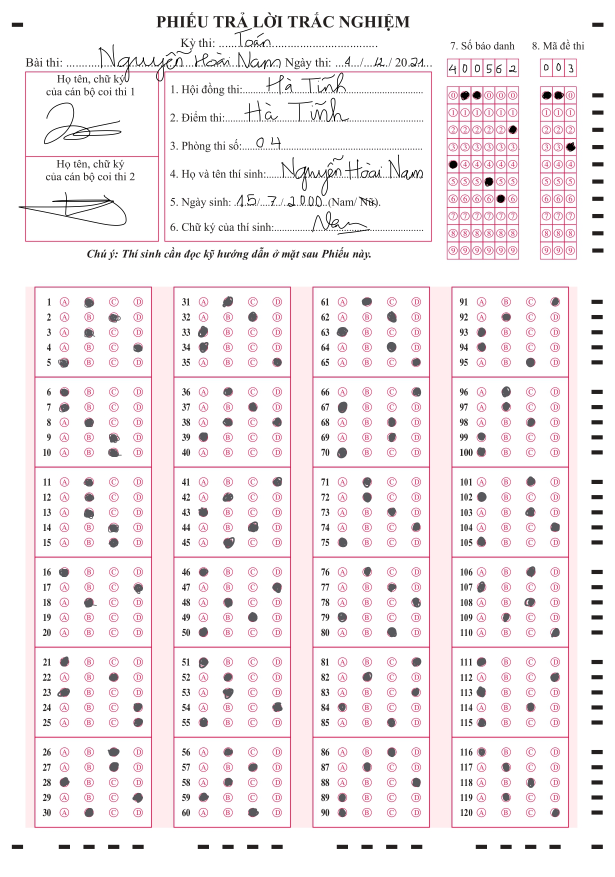
#> input picture dataset/a1.jpg, 1229 x 1754 px (shown at 1/2 size)
$ python -i crop_image.py   (imports and definitions only)
#> lines starting #> are read from the running program, lines starting #| are printed output that depends on the picture; after the words box and inside, x2 and y2 are one past the last pixel; in counts of white or black regions, pixels touching at a corner belong together
#> further down, picture is the input picture: shape (1754, 1229, 3); mean B, G, R 239.3, 236.7, 244.4

import cv2
import numpy as np
import matplotlib.pyplot as plt
import imutils
import cv2
from math import ceil

class crop_image:
    def get_x_ver1(self,s):
        s = cv2.boundingRect(s)
        return s[0] * s[1]
    def pre_processing_input(self,img):
        img = cv2.resize(img,(1056,1500))
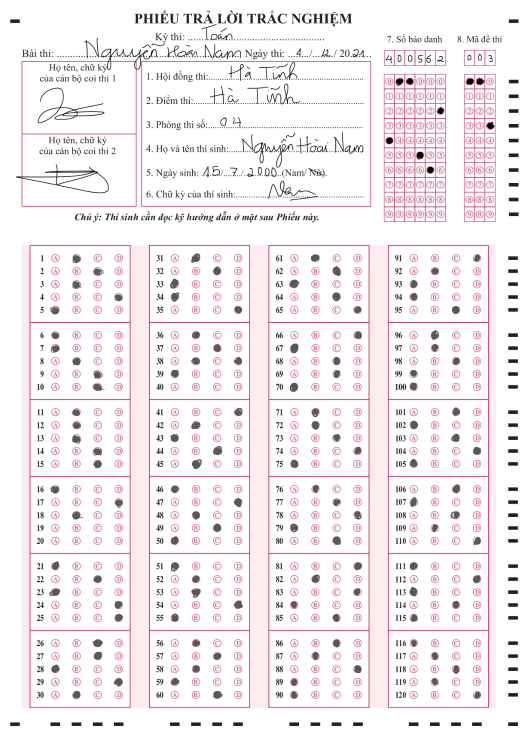
#> img: shape (1500, 1056, 3) (shown at 1/2 size); mean of channels 0, 1, 2 239.2, 236.6, 244.4; drawn as B, G, R
        gray_img = cv2.cvtColor(img, cv2.COLOR_BGR2GRAY)
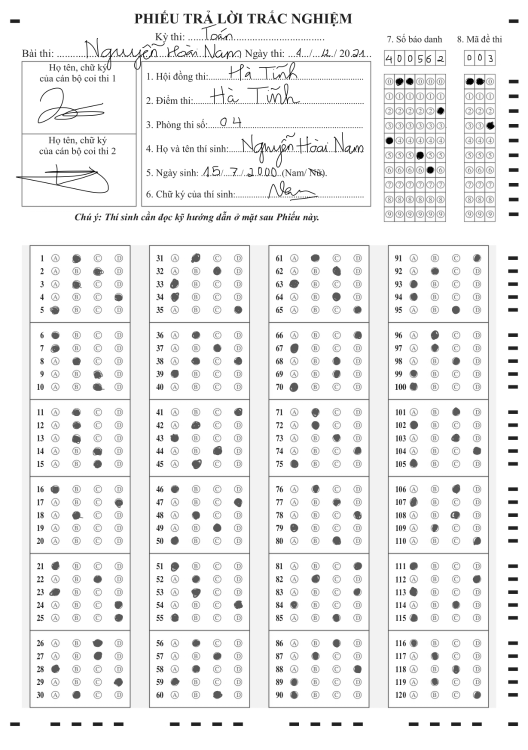
#> gray_img: shape (1500, 1056) (shown at 1/2 size); min 0, max 255, mean 239.2
        blurred = cv2.GaussianBlur(gray_img, (5, 5), 0)
        img_canny = cv2.Canny(blurred, 100, 200)
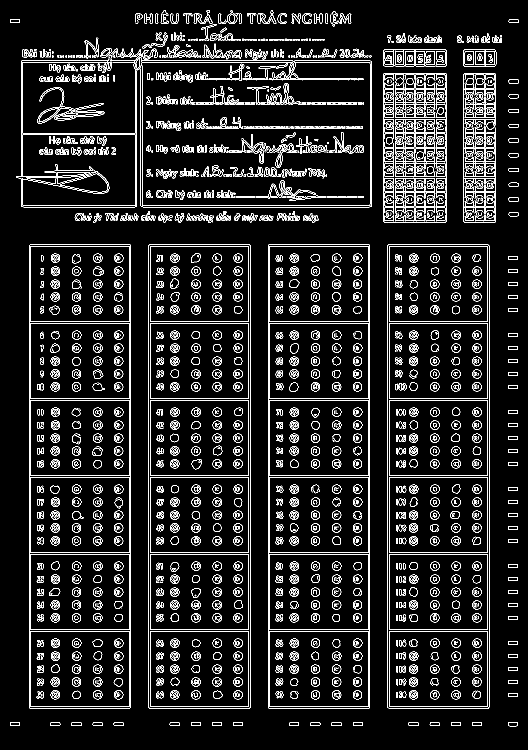
#> img_canny: shape (1500, 1056) (shown at 1/2 size); 8.5% white in thin lines or dots
        cnts = cv2.findContours(img_canny.copy(), cv2.RETR_TREE, cv2.CHAIN_APPROX_SIMPLE)
#> cnts = 4455 contours, 2218 with area under 20; largest, box (x1, y1, x2, y2) and area: (536, 489, 740, 1417) 188179, (297, 489, 501, 1417) 188179, (58, 489, 262, 1417) 188176, (775, 489, 979, 1417) 188176, (536, 489, 740, 1417) 188173
        cnts = imutils.grab_contours(cnts)
        mask = np.zeros(img.shape[:2], dtype="uint8")
        return cnts,img
    def crop_image_sbd(self,img):
        cnts,gray_img = self.pre_processing_input(img)
        info_blocks = []
        x_old, y_old, w_old, h_old = 0, 0, 0, 0
        if len(cnts) > 0:
          cnts = sorted(cnts, key=self.get_x_ver1)
#> in get_x_ver1, `s = cv2.boundingRect(s)`: s = (1016, 1444, 20, 9)
#> cnts = 4455 contours, 2218 with area under 20; largest, box (x1, y1, x2, y2) and area: (297, 489, 501, 1417) 188179, (536, 489, 740, 1417) 188179, (58, 489, 262, 1417) 188176, (775, 489, 979, 1417) 188176, (58, 489, 262, 1417) 188173
          for i, c in enumerate(cnts):
            x, y, w, h = cv2.boundingRect(c)
            if w * h > 2000 and h < w and h == 34:
              check_xy_min = x * y - x_old * y_old
              check_xy_max = (x + w) * (y + h) - (x_old + w_old) * (y_old + h_old)
              if check_xy_min > 70000 and check_xy_max > 110000:
                print(check_xy_min,check_xy_max)
                info_blocks.append((gray_img[y:y + h, x:x + w],[x,y,w,h]))
                x_old,y_old,w_old,h_old= x,y,w,h
#> this loop made 4455 passes
#> (x, y, w, h, check_xy_min, check_xy_max, x_old, y_old) on pass 738: (767, 99, 126, 34, 75933, 118769, 767, 99)
#> (x, y, w, h, check_xy_min, check_xy_max) on passes 820, 925: (831, 99, 62, 34, 6336, 0), (927, 99, 66, 34, 15840, 13300)
#| 75933 118769
#> after the loop, info_blocks = 1 item

        return info_blocks
    def crop_image_md(self,img):
        cnts,gray_img = self.pre_processing_input(img)
        info_blocks = []
        x_old, y_old, w_old, h_old = 0, 0, 0, 0
        if len(cnts) > 0:
          cnts = sorted(cnts, key=self.get_x_ver1)
          for i, c in enumerate(cnts):
            x, y, w, h = cv2.boundingRect(c)
            if w * h > 2000 and h < w and h == 34:
              check_xy_min = x * y - x_old * y_old
              check_xy_max = (x + w) * (y + h) - (x_old + w_old) * (y_old + h_old)
              if check_xy_min > 90000 and check_xy_max > 131000:
                print(check_xy_min,check_xy_max)
                info_blocks.append((gray_img[y:y + h, x:x + w],[x,y,w,h]))
                x_old,y_old,w_old,h_old= x,y,w,h

        return info_blocks
    def split_blocks_sbd(self,a):
        list_answers = []
        for ans_block in a:
          ans_block_img = np.array(ans_block[0])
          offset1 = ceil(ans_block_img.shape[1] / 6)
          h = ans_block_img.shape[0]
          for i in range(6):
            box_img = np.array(ans_block_img[4:h-4,i * offset1+2:(i + 1) * offset1-2])
            list_answers.append(box_img)
        return list_answers
    def split_blocks_md(self,a):
        list_answers = []
        for ans_block in a:
            ans_block_img = np.array(ans_block[0])
            offset1 = ceil(ans_block_img.shape[1] / 3)
            h = ans_block_img.shape[0]
            for i in range(3):
                box_img = np.array(ans_block_img[4:h-4,i * offset1+2:(i + 1) * offset1-2])
                list_answers.append(box_img)
        return list_answers

>>> import cv2
>>> picture = cv2.imread('../dataset/a1.jpg')
>>> result = crop_image().crop_image_sbd(picture)
#> result = 1 item
